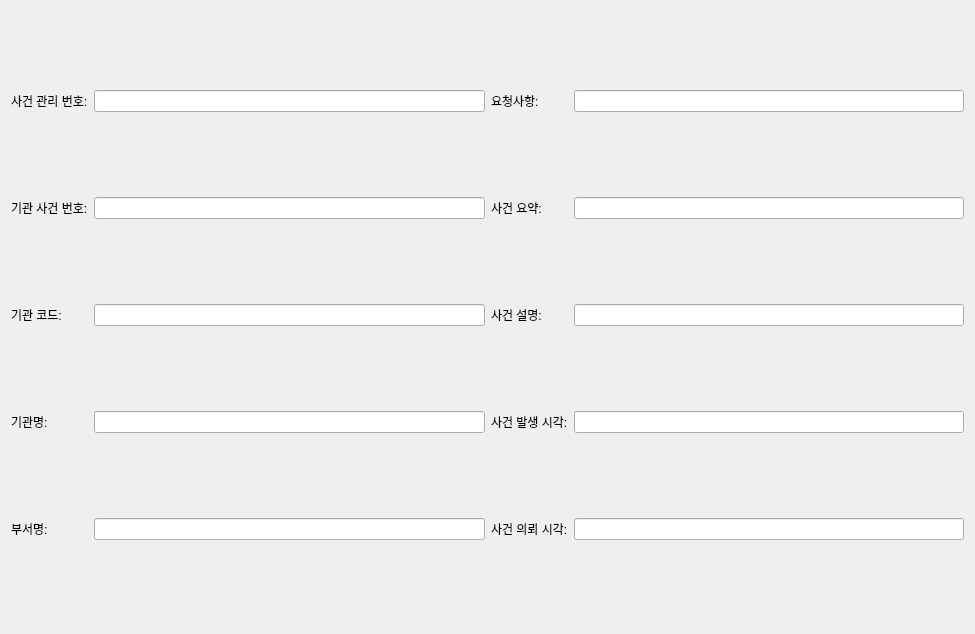
          <widget class="QWidget" name="scrollAreaWidgetContents">
           <property name="geometry">
            <rect>
             <x>0</x>
             <y>0</y>
             <width>975</width>
             <height>634</height>
            </rect>
           </property>
           <layout class="QGridLayout" name="gridLayout_2">
            <item row="1" column="2">
             <widget class="QLabel" name="case_summary__label">
              <property name="text">
               <string>사건 요약:</string>
              </property>
             </widget>
            </item>
            <item row="0" column="0">
             <widget class="QLabel" name="case_management_id__label">
              <property name="text">
               <string>사건 관리 번호:</string>
              </property>
             </widget>
            </item>
            <item row="0" column="1">
             <widget class="QLineEdit" name="case_management_id__lineEdit"/>
            </item>
            <item row="0" column="3">
             <widget class="QLineEdit" name="contents_of_request__lineEdit"/>
            </item>
            <item row="1" column="0">
             <widget class="QLabel" name="agency_case_no__label">
              <property name="text">
               <string>기관 사건 번호:</string>
              </property>
             </widget>
            </item>
            <item row="0" column="2">
             <widget class="QLabel" name="contents_of_request__label">
              <property name="text">
               <string>요청사항:</string>
              </property>
             </widget>
            </item>
            <item row="2" column="1">
             <widget class="QLineEdit" name="agency_organization_code__lineEdit"/>
            </item>
            <item row="4" column="1">
             <widget class="QLineEdit" name="agency_organization_party_name__lineEdit"/>
            </item>
            <item row="4" column="2">
             <widget class="QLabel" name="ordering_datetime__label">
              <property name="text">
               <string>사건 의뢰 시각:</string>
              </property>
             </widget>
            </item>
            <item row="1" column="1">
             <widget class="QLineEdit" name="agency_case_no__lineEdit"/>
            </item>
            <item row="3" column="2">
             <widget class="QLabel" name="case_datetime__label">
              <property name="text">
               <string>사건 발생 시각:</string>
              </property>
             </widget>
            </item>
            <item row="3" column="1">
             <widget class="QLineEdit" name="agency_organization_name__lineEdit"/>
            </item>
            <item row="4" column="0">
             <widget class="QLabel" name="agency_organization_party_name__label">
              <property name="text">
               <string>부서명:</string>
              </property>
             </widget>
            </item>
            <item row="2" column="0">
             <widget class="QLabel" name="agency_organization_code__label">
              <property name="text">
               <string>기관 코드:</string>
              </property>
             </widget>
            </item>
            <item row="2" column="2">
             <widget class="QLabel" name="case_description__label">
              <property name="text">
               <string>사건 설명:</string>
              </property>
             </widget>
            </item>
            <item row="3" column="0">
             <widget class="QLabel" name="agency_organization_name__labe">
              <property name="text">
               <string>기관명:</string>
              </property>
             </widget>
            </item>
            <item row="1" column="3">
             <widget class="QLineEdit" name="case_summary__lineEdit"/>
            </item>
            <item row="3" column="3">
             <widget class="QLineEdit" name="case_datetime__lineEdit"/>
            </item>
            <item row="4" column="3">
             <widget class="QLineEdit" name="ordering_datetime__lineEdit"/>
            </item>
            <item row="2" column="3">
             <widget class="QLineEdit" name="case_description__lineEdit"/>
            </item>
           </layout>
           <zorder>ordering_datetime__label</zorder>
           <zorder>case_summary__label</zorder>
           <zorder>case_management_id__lineEdit</zorder>
           <zorder>contents_of_request__lineEdit</zorder>
           <zorder>agency_case_no__label</zorder>
           <zorder>contents_of_request__label</zorder>
           <zorder>agency_organization_code__lineEdit</zorder>
           <zorder>agency_organization_party_name__lineEdit</zorder>
           <zorder>agency_case_no__lineEdit</zorder>
           <zorder>case_datetime__label</zorder>
           <zorder>agency_organization_name__lineEdit</zorder>
           <zorder>agency_organization_party_name__label</zorder>
           <zorder>agency_organization_code__label</zorder>
           <zorder>case_description__label</zorder>
           <zorder>agency_organization_name__labe</zorder>
           <zorder>case_summary__lineEdit</zorder>
           <zorder>case_datetime__lineEdit</zorder>
           <zorder>ordering_datetime__lineEdit</zorder>
           <zorder>case_description__lineEdit</zorder>
           <zorder>case_management_id__label</zorder>
          </widget>
